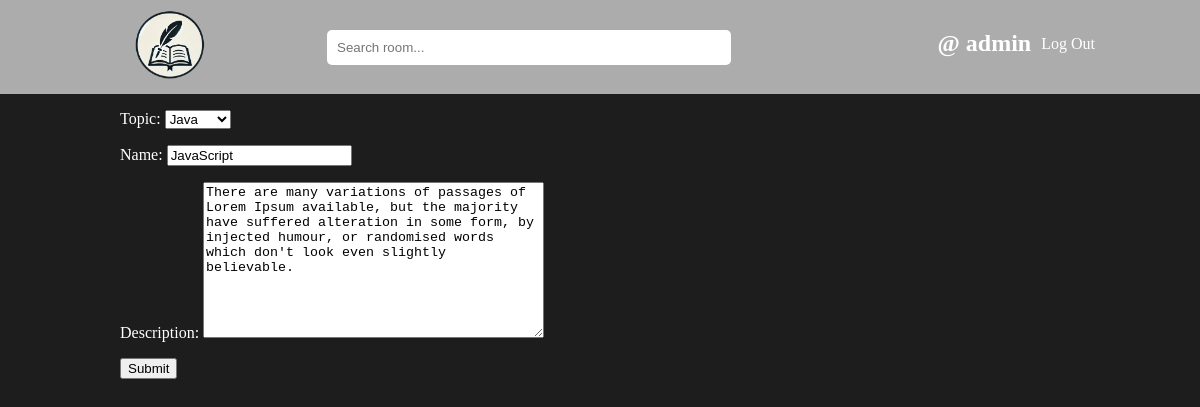
The app's page /room/edit/6 (signed in) with its own data.
### base/models.py (models this page shows, shortened)
class Room(models.Model):
    host = models.ForeignKey(User, on_delete=models.CASCADE, null=True)
    topic = models.ForeignKey(Topic, on_delete=models.SET_NULL, null=True)
    name = models.CharField(max_length=200)
    description = models.TextField(null=True, blank=True)
    participants = models.ManyToManyField(User, related_name='participants', blank=True)
    updated = models.DateTimeField(auto_now=True)
    created = models.DateTimeField(auto_now_add=True)
    class Meta:
        ordering = ['-updated', '-created']

class Topic(models.Model):
    name = models.CharField(max_length=200)
    def __str__(self):
        return self.name

### base/views.py (the view)
# urls.py: path('room/edit/<int:id>', views.editroom, name="edit-room"),
@login_required(login_url='login')
def editroom(request, id):
    room = get_object_or_404(Room, id=id)
    if request.user != room.host:
        return HttpResponse('You are not allowed to update the room')
    if request.method == "POST":
        form = CreateRoom(request.POST, instance=room)
        if form.is_valid():
            form.save()
            return redirect('room', id=room.id)
    else:
        form = CreateRoom(instance=room)
    context = {
        'form': form
    }
    return render(request, 'room_form.html', context)

### base/forms.py
class CreateRoom(forms.ModelForm):
    class Meta:
        model = Room
        fields = ['topic', 'name', 'description']

### base/templates/room_form.html (shortened to what this page needs)
{% extends 'main.html' %}
{% load static %}
{% block content %}
<div class="container_full">
    <div class="container">
        <div class="section">
            <form method="POST" action="">
                {{form.as_p}}
                <input type="submit" value="Submit">
            </form>
        </div>
    </div>
</div>
{% endblock content %}

### templates/navbar.html (shortened to what this page needs)
{% load static %}
<div class="container_full" style="background-color: #adacac">
    <div class="container">
        <div class="header_section">
            <div class="header_sec_left">
                <div class="web_logo">
                    <img src="{% static 'images/logo.png' %}" alt="Logo">
                </div>
            </div>
            <div class="header_sec_middle">
                <div class="search">
                    <form action="{% url 'home' %}">
                        <input type="text" name="q" placeholder="Search room..." >
                    </form>
                </div>
            </div>
            <div class="header_sec_right">
                <div class="user_info_sec">
                    <div class="user_info">
                        {% if request.user.is_authenticated %}
                        <div class="user_details">
                            <h2>@ {{request.user}}</h2> <a href="{% url 'logout' %}">Log Out</a>
                        </div>
                        {% else %}
                        <a href="{% url 'login' %}">Log In</a>
                        {% endif %}
                    </div>
                </div>
            </div>
        </div>
    </div>
</div>

### templates/style.html (style rules this page uses)
body { background: #1d1d1d; padding: 0; margin: 0; }
.container_full { width: 100%; display: inline-block; }
.container { width: 80%; display: block; margin: 0 auto; }
img { width: 100%; }
h1, h2, h3, p, a, small { color: #fff; }
a { text-decoration: none; }
.header_section { display: inline-block; width: 100%; padding: 10px 15px; }
.header_sec_left { width: 20%; float: left; }
.header_sec_middle { width: 50%; float: left; }
.header_sec_right { width: 30%; float: left; }
.web_logo { width: 70px; height: 70px; }
.header_sec_middle .search { width: 80%; align-items: center; display: block; margin-top: 20px; }
.header_sec_middle .search input { width: 100%; align-items: center; padding: 10px; border: none; border-radius: 5px; }
.user_details { display: flex; float: right; }
.user_details a { margin-top: 25px; margin-left: 10px; }
.section { width: 100%; display: block; }

### records on screen
Room: topic "Java", description "There are many variations of passages of Lorem Ipsum available, but the majority have suffered alteration in some form, by injected humour, or randomised words which don't look even slightly believable."
Topic: name "JavaScript"

### other values on screen
{{ request.user }} "admin"
